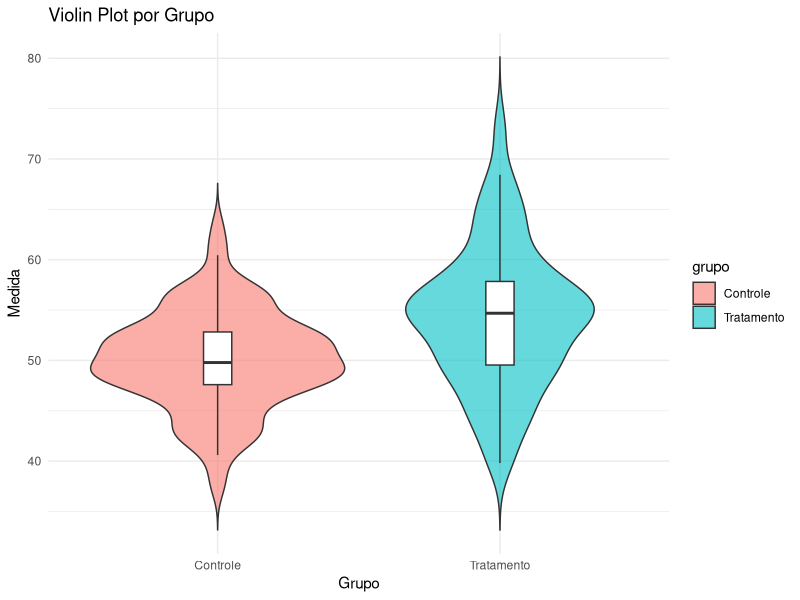

Recreate this plot in R.
# Simular dados com dois grupos
dados <- data.frame(
  grupo = rep(c("Controle", "Tratamento"), each = 100),
  medida = c(stats::rnorm(100, mean = 50, sd = 5),
             stats::rnorm(100, mean = 55, sd = 7))
)

# Violin plot
ggplot2::ggplot(dados, ggplot2::aes(x = grupo, y = medida, fill = grupo)) +
  ggplot2::geom_violin(trim = FALSE, alpha = 0.6) +
  ggplot2::geom_boxplot(width = 0.1, fill = "white", outlier.shape = NA) +
  ggplot2::labs(title = "Violin Plot por Grupo",
                x = "Grupo", y = "Medida") +
  ggplot2::theme_minimal()
